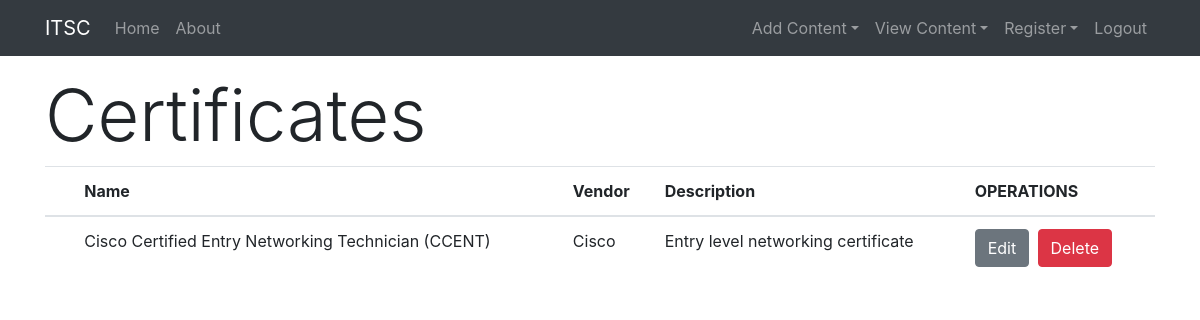
The app's page /pages/view_certificates (signed in) with its own data.
### tables this page shows
CREATE TABLE `certificates` (
  `id` int(11) NOT NULL,
  `Name` varchar(255) NOT NULL,
  `Vendor` varchar(255) NOT NULL,
  `Description` varchar(255) DEFAULT NULL
);

### app/libraries/Core.php (called while the page is built, shortened)
<?php
class Core
{
    protected $currentMethod = 'index';
    public function __construct()
    {
        $url = $this->getUrl();
        if (file_exists('../app/controllers/' . ucwords($url[0]) . '.php')) {
            unset($url[0]);
        }
        $this->currentController = new $this->currentController;
        if (isset($url[1])) {
            if (method_exists($this->currentController, $url[1])) {
                $this->currentMethod = $url[1];
                unset($url[1]);
            }
        }
        $this->params = $url ? array_values($url) : [];
        call_user_func_array([$this->currentController, $this->currentMethod], $this->params);
    }
    public function getUrl()
    {
        if (isset($_GET['url'])) {
            $url = rtrim($_GET['url'], '/');
            $url = filter_var($url, FILTER_SANITIZE_URL);
            $url = explode('/', $url);
            return $url;
        }
    }
}

### public/index.php (called while the page is built, shortened)
<?php
  $init = new Core;

### app/libraries/Database.php (called while the page is built, shortened)
<?php
class Database
{
    private $host = DB_HOST;
    private $user = DB_USER;
    private $pass = DB_PASS;
    private $dbname = DB_NAME;
    private $dbh;
    private $stmt;
    public function __construct()
    {
        $dsn = 'mysql:host=' . $this->host . ';dbname=' . $this->dbname;
        $options = array(
            PDO::ATTR_PERSISTENT => true,
            PDO::ATTR_ERRMODE => PDO::ERRMODE_EXCEPTION,
        );
        try {
            $this->dbh = new PDO($dsn, $this->user, $this->pass, $options);
        } catch (PDOException $e) {
            $this->error = $e->getMessage();
            echo $this->error;
        }
    }
    public function query($sql)
    {
        $this->stmt = $this->dbh->prepare($sql);
    }
    public function execute()
    {
        return $this->stmt->execute();
    }
    public function resultSet($tablename)
    {
        $this->execute();
        $q = $this->dbh->prepare("DESCRIBE $tablename");
        $q->execute();
        $table_fields = $q->fetchAll(PDO::FETCH_COLUMN);
        return array($table_fields, $this->stmt->fetchAll(PDO::FETCH_ASSOC));
    }
}

### app/models/Content.php (called while the page is built, shortened)
<?php
class Content
{
    private $db;
    public function __construct()
    {
        $this->db = new Database;
    }
    public function fetch_certificates(){
        $this->db->query('SELECT * FROM certificates');
        $result = $this->db->resultSet('certificates');
        return $result;
    }
}

### app/views/pages/tables.php (the view, shortened to what this page needs)
<?php require APPROOT . '/views/inc/header.php';?>
<h1 class="display-3"><?php echo $data['header']; ?></h1>
<?php $arr = array();
$countA = 0;
$countB = 0;?>
<table class="table">
  <thead>
    <tr>
    <?php foreach ($data['fields'] as $field): ?>
        <th scope="col">
        <?php if ($field != 'password' && $field != 'id' && $field != 'image_directory') {
          if($field != 'Duration'){
            echo $field;
          }else{
            echo $field.' (days)';
          }
    array_push($arr, $countA);
    $countA += 1;
} else {
    $countA += 1;
    continue;
}
?>
        </th>
    <?php endforeach?>
    <th scope="col">OPERATIONS</th>
    </tr>
  </thead>
  <tbody>
    <?php foreach ($data['rows'] as $row): ?>
        <tr>
        <?php foreach ($row as $singleRow): ?>
            <td>
                <?php if (in_array($countB, $arr)):
    echo $singleRow;
    $countB += 1;
    ?>
		                <?php else:$countB += 1;
    continue;?>
		                <?php endif;?>
            </td>
        <?php endforeach?>
        <?php $countB = 0;?>
        <td>
                        <div class="btn-toolbar" role="toolbar" aria-label="Toolbar with button groups">
                        <div class="btn-group mr-2" role="group" aria-label="First group">
                        <form action="<?php echo URLROOT; ?>/updates/edit<?php echo rtrim($data["header"], 's');?>/<?php echo $row['id'];?>" method="get">
                            <button type="submit" class="btn btn-secondary">Edit</button>
                        </form>
                        <span><pre> </pre></span>
                        <form action="<?php echo URLROOT; ?>/updates/delete<?php echo rtrim($data["header"], 's');?>/<?php echo $row['id'];?>" method="post">
                          <button type="submit" class="btn btn-danger">Delete</button>
                        </form>
                        </div>
                    </div>
        </td>
        </tr>
    <?php endforeach?>
  </tbody>
</table>
<?php require APPROOT . '/views/inc/footer.php';?>

### records on screen
certificates: Name "Cisco Certified Entry Networking Technician (CCENT)", Vendor "Cisco", Description "Entry level networking certificate"

### other values on screen
SITENAME "ITSC"
$data['header'] "Certificates"
$field "Name"
$field "Vendor"
$field "Description"
